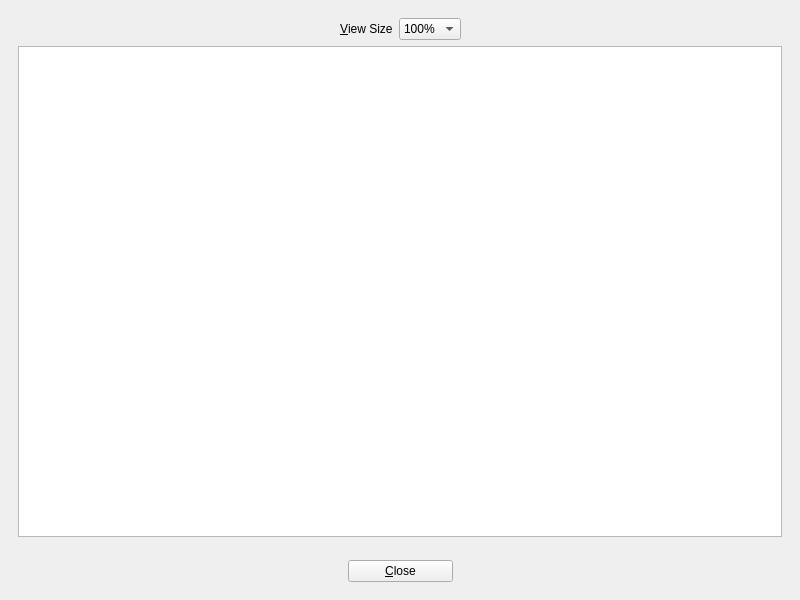
<?xml version="1.0" encoding="UTF-8"?>
<ui version="4.0">
 <class>photographView</class>
 <widget class="QMainWindow" name="photographView">
  <property name="geometry">
   <rect>
    <x>0</x>
    <y>0</y>
    <width>800</width>
    <height>600</height>
   </rect>
  </property>
  <property name="windowTitle">
   <string>BiblioteQ: Photograph View</string>
  </property>
  <property name="windowIcon">
   <iconset resource="../Icons/icons.qrc">
    <normaloff>:/book.png</normaloff>:/book.png</iconset>
  </property>
  <widget class="QWidget" name="centralwidget">
   <layout class="QVBoxLayout" name="verticalLayout">
    <item>
     <widget class="QFrame" name="frame">
      <layout class="QVBoxLayout">
       <item>
        <layout class="QHBoxLayout" name="horizontalLayout">
         <item>
          <spacer name="horizontalSpacer_2">
           <property name="orientation">
            <enum>Qt::Horizontal</enum>
           </property>
           <property name="sizeHint" stdset="0">
            <size>
             <width>40</width>
             <height>20</height>
            </size>
           </property>
          </spacer>
         </item>
         <item>
          <widget class="QLabel" name="label">
           <property name="text">
            <string>&amp;View Size</string>
           </property>
           <property name="buddy">
            <cstring>view_size</cstring>
           </property>
          </widget>
         </item>
         <item>
          <widget class="QComboBox" name="view_size">
           <property name="sizeAdjustPolicy">
            <enum>QComboBox::AdjustToContents</enum>
           </property>
           <item>
            <property name="text">
             <string>100%</string>
            </property>
           </item>
           <item>
            <property name="text">
             <string>80%</string>
            </property>
           </item>
           <item>
            <property name="text">
             <string>50%</string>
            </property>
           </item>
           <item>
            <property name="text">
             <string>25%</string>
            </property>
           </item>
          </widget>
         </item>
         <item>
          <spacer name="horizontalSpacer">
           <property name="orientation">
            <enum>Qt::Horizontal</enum>
           </property>
           <property name="sizeHint" stdset="0">
            <size>
             <width>40</width>
             <height>20</height>
            </size>
           </property>
          </spacer>
         </item>
        </layout>
       </item>
       <item>
        <widget class="QGraphicsView" name="view"/>
       </item>
      </layout>
     </widget>
    </item>
    <item>
     <layout class="QHBoxLayout" name="_2">
      <property name="spacing">
       <number>5</number>
      </property>
      <item>
       <widget class="QToolButton" name="previous">
        <property name="toolTip">
         <string>Previous Photograph</string>
        </property>
        <property name="text">
         <string/>
        </property>
        <property name="icon">
         <iconset resource="../Icons/icons.qrc">
          <normaloff>:/32x32/previous.png</normaloff>:/32x32/previous.png</iconset>
        </property>
        <property name="iconSize">
         <size>
          <width>32</width>
          <height>32</height>
         </size>
        </property>
        <property name="autoRaise">
         <bool>true</bool>
        </property>
       </widget>
      </item>
      <item>
       <spacer>
        <property name="orientation">
         <enum>Qt::Horizontal</enum>
        </property>
        <property name="sizeHint" stdset="0">
         <size>
          <width>39</width>
          <height>20</height>
         </size>
        </property>
       </spacer>
      </item>
      <item>
       <widget class="QPushButton" name="closeButton">
        <property name="minimumSize">
         <size>
          <width>105</width>
          <height>0</height>
         </size>
        </property>
        <property name="text">
         <string>&amp;Close</string>
        </property>
        <property name="icon">
         <iconset resource="../Icons/icons.qrc">
          <normaloff>:/16x16/cancel.png</normaloff>:/16x16/cancel.png</iconset>
        </property>
       </widget>
      </item>
      <item>
       <spacer>
        <property name="orientation">
         <enum>Qt::Horizontal</enum>
        </property>
        <property name="sizeHint" stdset="0">
         <size>
          <width>40</width>
          <height>20</height>
         </size>
        </property>
       </spacer>
      </item>
      <item>
       <widget class="QToolButton" name="next">
        <property name="toolTip">
         <string>Next Photograph</string>
        </property>
        <property name="text">
         <string/>
        </property>
        <property name="icon">
         <iconset resource="../Icons/icons.qrc">
          <normaloff>:/32x32/next.png</normaloff>:/32x32/next.png</iconset>
        </property>
        <property name="iconSize">
         <size>
          <width>32</width>
          <height>32</height>
         </size>
        </property>
        <property name="autoRaise">
         <bool>true</bool>
        </property>
       </widget>
      </item>
     </layout>
    </item>
   </layout>
  </widget>
 </widget>
 <tabstops>
  <tabstop>view_size</tabstop>
  <tabstop>view</tabstop>
  <tabstop>previous</tabstop>
  <tabstop>closeButton</tabstop>
  <tabstop>next</tabstop>
 </tabstops>
 <resources>
  <include location="../Icons/icons.qrc"/>
 </resources>
 <connections/>
</ui>
